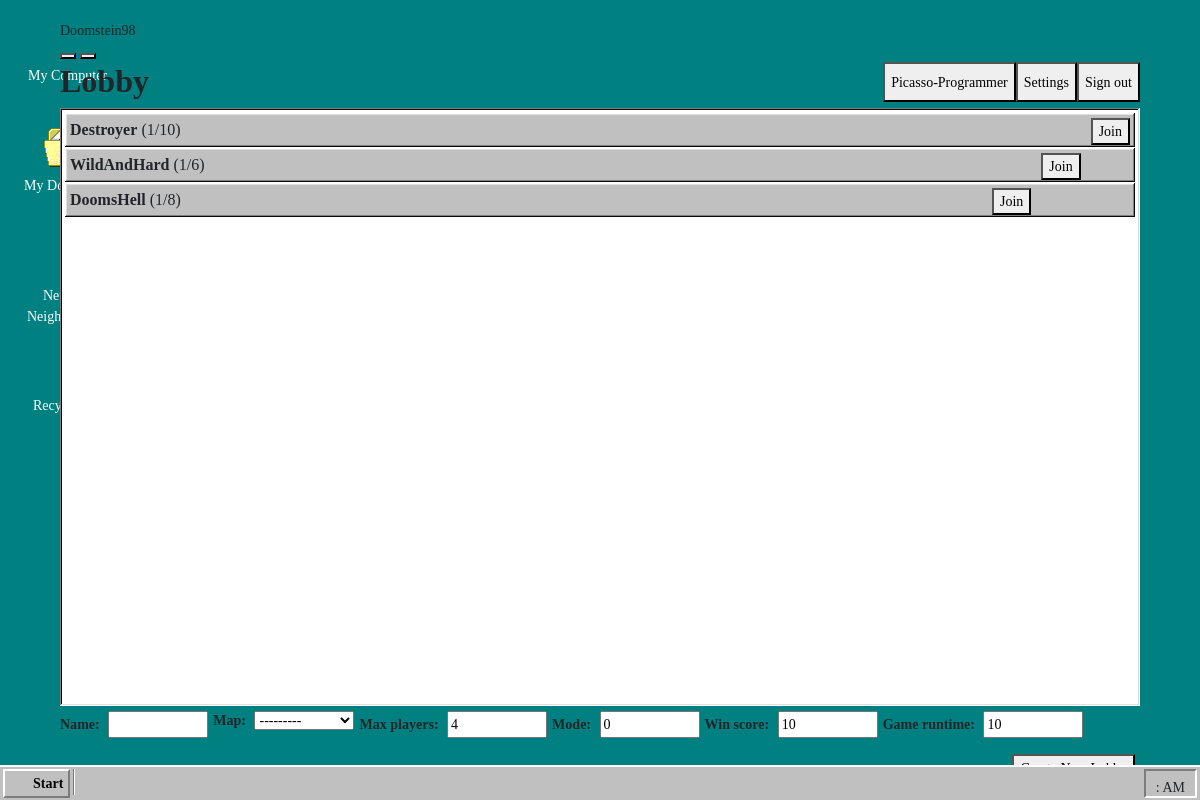
Before: /menu/ (signed in) with the older database file.
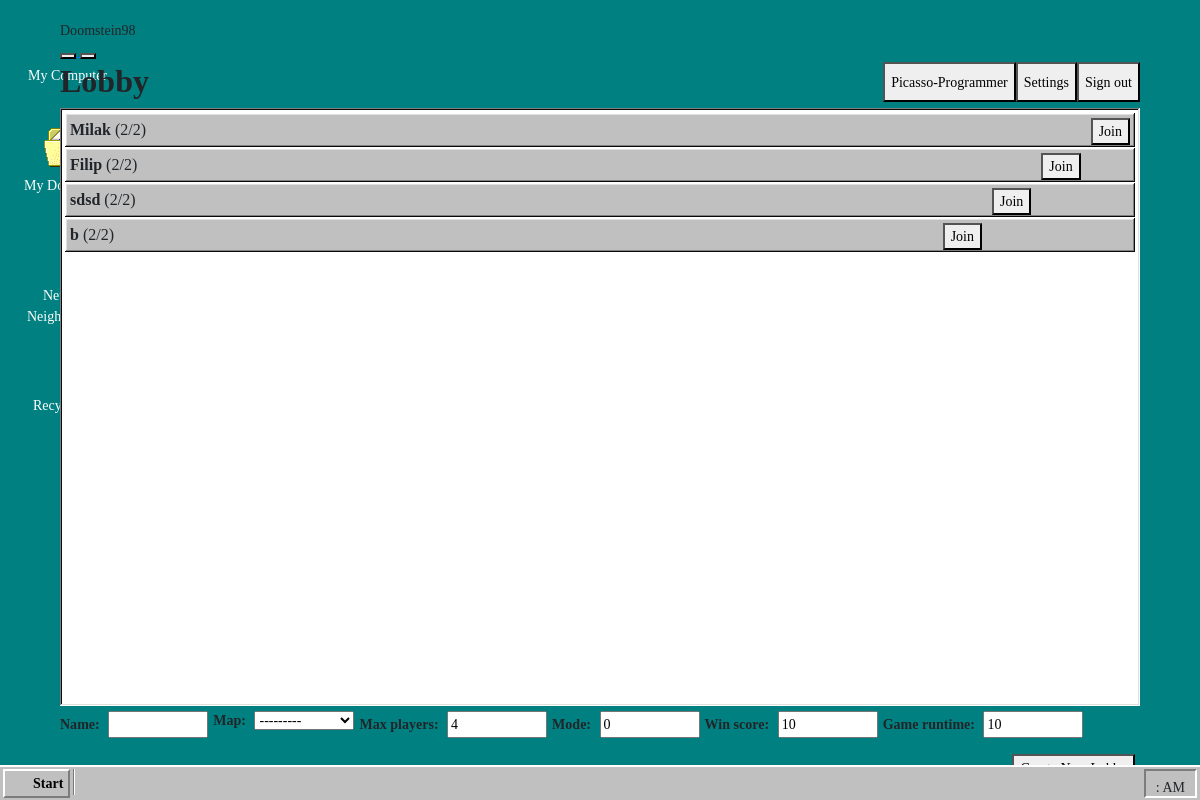
After: the same page with the newer database file.
### Login/models.py (models this page shows, shortened)
class User(AbstractBaseUser, PermissionsMixin):
    email = models.EmailField(_('email'), max_length=100, unique=True)
    user_name = models.CharField(max_length=100, unique=True)
    creation_date = models.DateTimeField(default=timezone.now)
    is_staff = models.BooleanField(default=False)
    is_active = models.BooleanField(default=False)
    objects = AccountManager()
    USERNAME_FIELD = 'email'
    REQUIRED_FIELDS = ['user_name']

### lobby/models.py (models this page shows, shortened)
class Lobby(models.Model):
    name            = models.SlugField                  (   max_length=50,
                                                            unique=True,
                                                            error_messages={"invalid":"No Spaces allowed"})
    map             = models.ForeignKey                 (Map, on_delete=models.CASCADE)
    mode            = models.PositiveSmallIntegerField  (default=0, validators=[validator.MaxValueValidator(1,"Since there are only two gamemodes")])
    max_players     = models.PositiveSmallIntegerField  (default=4, validators=[validator.MinValueValidator(2,"To play reasonably, you should play at least with two player"), validator.MaxValueValidator(MAX_PLAYERS, "The Server can not handle more players")])
    current_players = models.ManyToManyField            (User)
    game_runtime    = models.PositiveSmallIntegerField  (default=10,validators=[validator.MinValueValidator(2), validator.MaxValueValidator(60)])
    win_score       = models.PositiveSmallIntegerField  (default=10,validators=[validator.MinValueValidator(1), validator.MaxValueValidator(100)])

### Mainmenu/views.py (the view)
# urls.py: path('menu/', views.menu, name="menu"),
@login_required(login_url='/accounts/login/')
def menu(request):
    lobbies = Lobby.objects.all()
    context = {'lobbies': lobbies}
    if request.method == "POST":
        form = LobbyForm(request.POST)
        if form.is_valid():
            user = form.save()
            messages.add_message(request, messages.SUCCESS,
                                 'Lobby created.')
            return redirect(reverse("menu"))
        else:
            context['lobby_form'] = form
            messages.add_message(request, messages.ERROR,
                                 'Lobby was not created.')
    else:
        form = LobbyForm(request)
        context['lobby_form'] = form
    return render(request, "menu.html",
                  {'form': LobbyForm, 'lobbies': Lobby.objects.all()})

### lobby/models.py (called while the page is built)
    def __str__(self) -> str:
        return self.name

### Mainmenu/templates/menu.html (shortened to what this page needs)
{% extends 'base.html' %}
{% block content %}
{% load static %}
<link rel="stylesheet" type="text/css" href="{% static 'menu/css/menu.css' %}">
    <h2 class="h2 lobby"><b>Lobby</b></h2>
    <a href="{% url 'logout' %}">
        <button class="button user">
        Sign out
        </button>
    </a>
    <a href="{% url 'settings' %}">
    <button class="button user">
        Settings
    </button>
    </a>
    <a href="{% url 'changepassword' %}">
    <button class="button user">
        {{ user.user_name }}
    </button>
    </a>
    <div class="div lobbybox">
        {% for lobby in lobbies %}
            <div class="div lobbyline">
                <p class="p lobbytext"><b>{{ lobby.name }}</b> ({{ lobby.current_players.count }}/{{ lobby.max_players }})</p>
                <a href="{% url 'game' lobby_name=lobby.name %}">
                    <button class="button lobby">
                        Join
                    </button>
                </a>
            </div>
        {% endfor %}
    </div>
    <form method="post">
        {% for field in form %}
            <div class="field-row-stacked register">
            {% if field.html_name == "name" %}
                <label class="label"><strong>{{ field.label_tag }}</strong></label>
            {% else %}
                <label><strong>{{ field.label_tag }}</strong></label>
            {% endif %}
            {{ field }}
            </div>
        {% endfor %}
        {% if messages %}
        {% for message in messages %}
                <span class="error">{{ message }}</span>
        {% endfor %}
        {% else %}
        <br>
        {% endif %}
        <section class="field-row">
            <button class="button createlobby">
            </button>
        </section>
    </form>
{% endblock %}

### Mainmenu/templates/base.html (shortened to what this page needs)
<HTML lang="en">
    <head>
        {% load static %}
        <link href="https://cdn.jsdelivr.net/npm/bootstrap@5.1.1/dist/css/bootstrap.min.css" rel="stylesheet">
        <link rel="stylesheet" href="https://unpkg.com/98.css" />
        {% load static %}
        <link rel="stylesheet" type="text/css" href="{% static 'base/css/win98.css' %}">
        {% load static %}
    </head>
    <body>
        <div id="desktop">
            <div class="desktop-icons">
              <div class="desktop-icon my-computer" title="My Computer">
                My Computer
              </div>
              <div class="desktop-icon my-documents" title="My Documents">
                My Documents
              </div>
               <div class="desktop-icon network" title="Network Neighborhood">
                Network Neighborhood
              </div>
              <div class="desktop-icon trash-empty" title="Recycle Bin">
                Recycle Bin
              </div>
            </div>
            <div>
              <div class="window">
                <div class="title-bar">
                  <div class="title-bar-text">Doomstein98</div>
                  <div class="title-bar-controls">
                    <a href="{% url 'impressum' %}">
                      <button aria-label="Help"></button>
                    </a>
                    <a href="{% url 'play' %}">
                      <button aria-label="Close"></button>
                    </a>
                  </div>
                </div>
                <div id="window" class="window-body">
                  {% block content %}
                  {% endblock %}
                </div>
              </div>
            </div>
            <div id="toolbar">
              <div class="toolbar-start-menu">
                <button class="start-button">
                  Start
                </button>
              </div>
              <div class="toolbar-separator"></div>
              <div class="toolbar-right">
                <div class="time">: AM</div>
              </div>
            </div>
          </div>
    </body>
</HTML>

### static/base/css/win98.css (style rules this page uses)
* { box-sizing: border-box; }
body { cursor: url('../assets/3dwarro.cur'), auto; font-family: "MS Sans Serif"; letter-spacing: 0.001em; font-size: 14px; font-smooth: none; }
strong { font-weight: bold; }
#desktop { background: teal; width: 100%; height: 100vh; overflow: hidden; }
#toolbar { background: #c0c0c0; height: 35px; width: 100%; position: fixed; bottom: 0; left: 0; border-top: 2px solid #fff; }
#toolbar .toolbar-start-menu { float: left; }
#toolbar .toolbar-start-menu .start-button { background: url('../assets/windows-0.png') no-repeat 2px center/24px; padding-left: 28px; padding-right: 5px; height: 29px; margin: 2px 3px; font-weight: bold; border: 2px solid #7c7c7c; border-top-color: #fff; border-left-color: #fff; }
#toolbar .toolbar-separator { width: 2px; height: 26px; margin-top: 2px; background: #797979; float: left; border-right: 1px solid #fff; }
#toolbar .toolbar-right { float: right; margin: 2px 3px; height: 29px; border: 2px solid #7c7c7c; border-bottom-color: #fff; border-right-color: #fff; }
#toolbar .toolbar-right .time { padding: 6px 10px; }
.desktop-icons .desktop-icon { width: 115px; height: 100px; color: #fff; text-align: center; background: no-repeat center top; padding-top: 55px; margin: 10px; }
.desktop-icons .desktop-icon.my-computer { background-image: url('../assets/computer_explorer-5.png'); }
.desktop-icons .desktop-icon.my-documents { background-image: url('../assets/directory_open_file_mydocs-4.png'); }
.desktop-icons .desktop-icon.network { background-image: url('../assets/network_cool_two_pcs-0.png'); }
.desktop-icons .desktop-icon.trash-empty { background-image: url('../assets/recycle_bin_empty-4.png'); }
.window { width: 90%; height: 90%; position: fixed; top: 2.5%; left: 5%; resize: both; }

### static/menu/css/menu.css (style rules this page uses)
button { width: fit-content; }
button.user { width: fit-content; float: right; height: 40px; }
button.lobby { margin-top: 5px; margin-bottom: 5px; margin-left: 5px; margin-right: 5px; float: right; width: fit-content; height: fit-content; }
h2.lobby { float: left; }
button.createlobby { margin-top: 1%; margin-bottom: 1%; margin-left: 5px; margin-right: 5px; float: right; width: fit-content; height: 4%; }
div.lobbybox { display: block; background: #ffffff; box-shadow: inset -1px -1px #ffffff, inset 1px 1px #808080, inset -2px -2px #dfdfdf, inset 2px 2px #0a0a0a; padding: 5px 5px; overflow-y: scroll; margin: 0; width: 100%; height: 83%; }
div.lobbyline { background: #c0c0c0; box-shadow: inset -1px -1px #0a0a0a, inset 1px 1px #ffffff, inset -2px -2px #808080, inset 2px 2px #dfdfdf; height: fit-content; margin-bottom: 1px; }
p.lobbytext { display: inline-block; margin-top: 5px; margin-bottom: 5px; margin-left: 5px; font-size: medium; }
.formfield { width: 100px; margin: 5px; }
.label { margin-top: 5px; }
.field-row-stacked.register { float: left; }

Changed rows visible on the page:
removed Lobby: name "Destroyer", current_players.count "1", max_players "10"
removed Lobby: name "WildAndHard", current_players.count "1", max_players "6"
removed Lobby: name "DoomsHell", current_players.count "1", max_players "8"
added Lobby: name "Milak", current_players.count "2", max_players "2"
added Lobby: name "Filip", current_players.count "2", max_players "2"
added Lobby: name "sdsd", current_players.count "2", max_players "2"
added Lobby: name "b", current_players.count "2", max_players "2"
